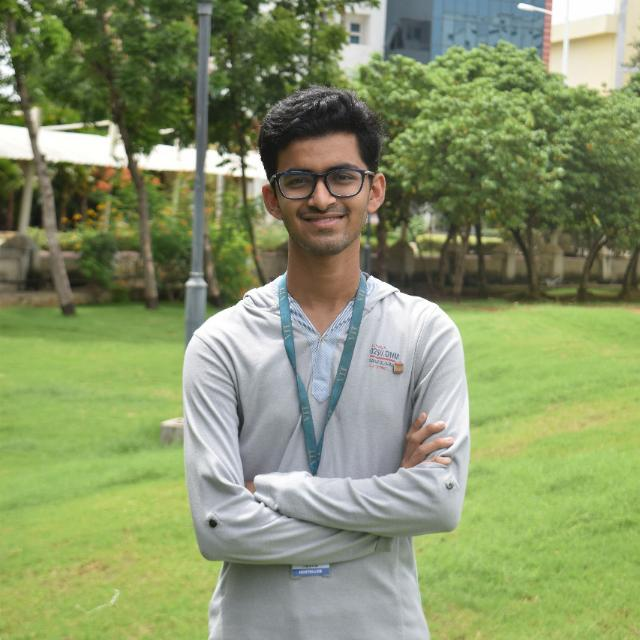
#> input picture images/abhishek.jpg, 640 x 640 px
$ python simi.py   (older library calls are emulated)
#> lines starting #> are read from the running program, lines starting #| are printed output that depends on the picture
# from skimage.measure import structural_similarity as ssim
from skimage import measure
import matplotlib.pyplot as plt
import numpy as np
import cv2

def mse(imageA, imageB):
	# the 'Mean Squared Error' between the two images is the
	# sum of the squared difference between the two images;
	err = np.sum((imageA.astype("float") - imageB.astype("float")) ** 2)
	err /= float(imageA.shape[0] * imageA.shape[1])

	# return the MSE, the lower the error, the more "similar"
	# the two images are
	return err
def compare_images(imageA, imageB, title):
	# compute the mean squared error and structural similarity
	# index for the images
	m = mse(imageA, imageB)
	s = measure.compare_ssim(imageA, imageB)
	# setup the figure
	fig = plt.figure(title)
	plt.suptitle("MSE: %.2f, SSIM: %.2f" % (m, s))
	# show first image
	ax = fig.add_subplot(1, 2, 1)
	plt.imshow(imageA, cmap = plt.cm.gray)
	plt.axis("off")
	# show the second image
	ax = fig.add_subplot(1, 2, 2)
	plt.imshow(imageB, cmap = plt.cm.gray)
	plt.axis("off")
	# show the images
	plt.show()

    # load the images -- the original, the original + contrast,
# and the original + photoshop
original = cv2.imread("images/abhishek.jpg", 0)
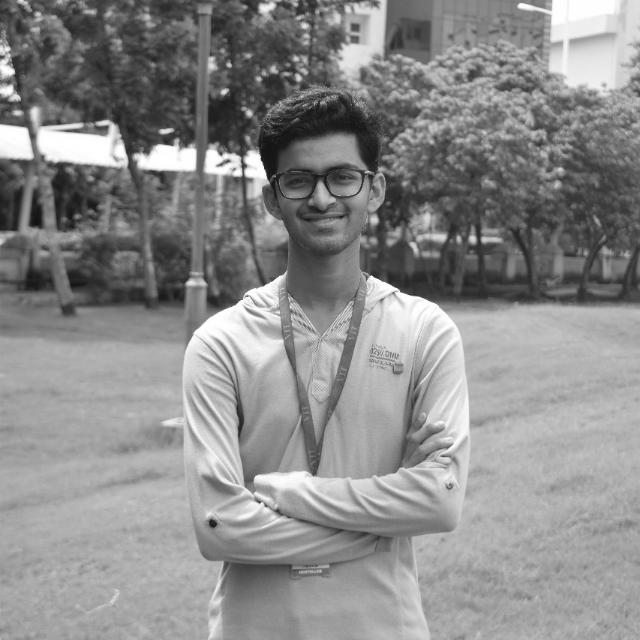
#> original: shape (640, 640); min 9, max 255, mean 139.5
contrast = cv2.imread("images/IMG_7946.jpg", 0)
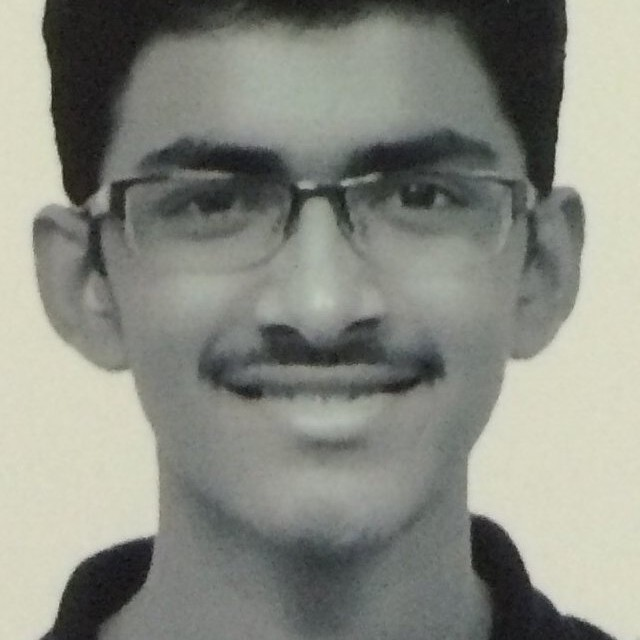
#> input picture images/IMG_7946.jpg, 640 x 640 px
#> contrast: shape (640, 640); min 13, max 223, mean 137.1
old = cv2.imread("images/oldpic.jpg", 0);
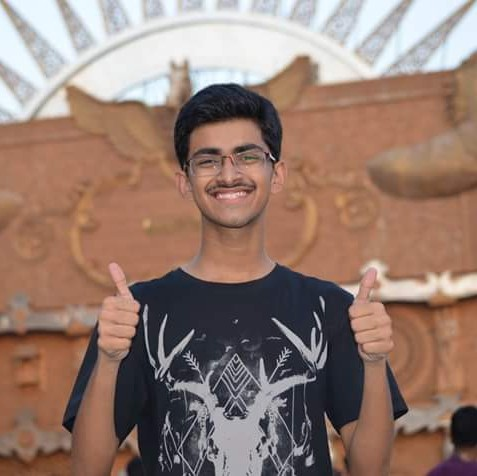
#> input picture images/oldpic.jpg, 477 x 476 px
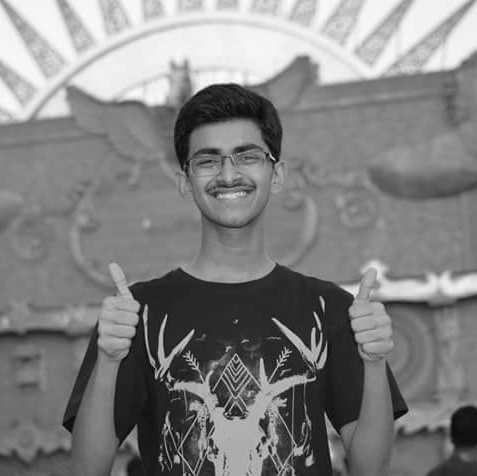
#> old: shape (476, 477); min 0, max 255, mean 129.3
dad = cv2.imread("images/dad.jpg", 0)
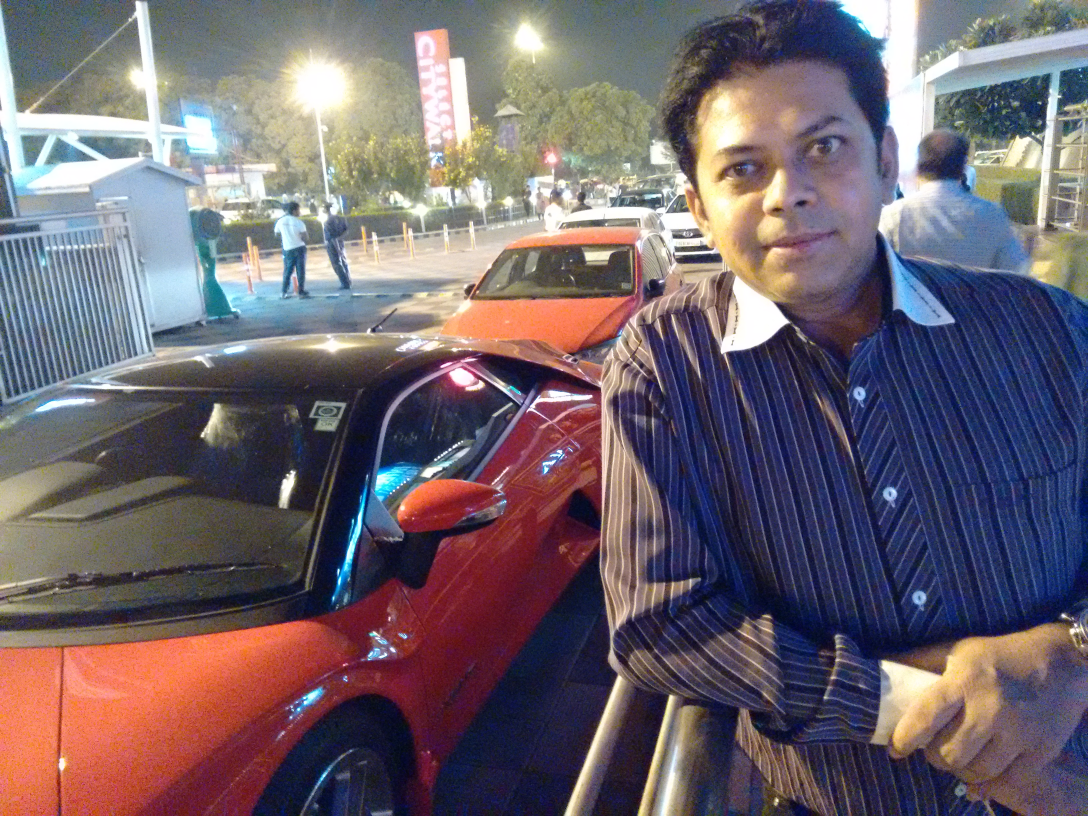
#> input picture images/dad.jpg, 3264 x 2448 px (shown at 1/3 size)
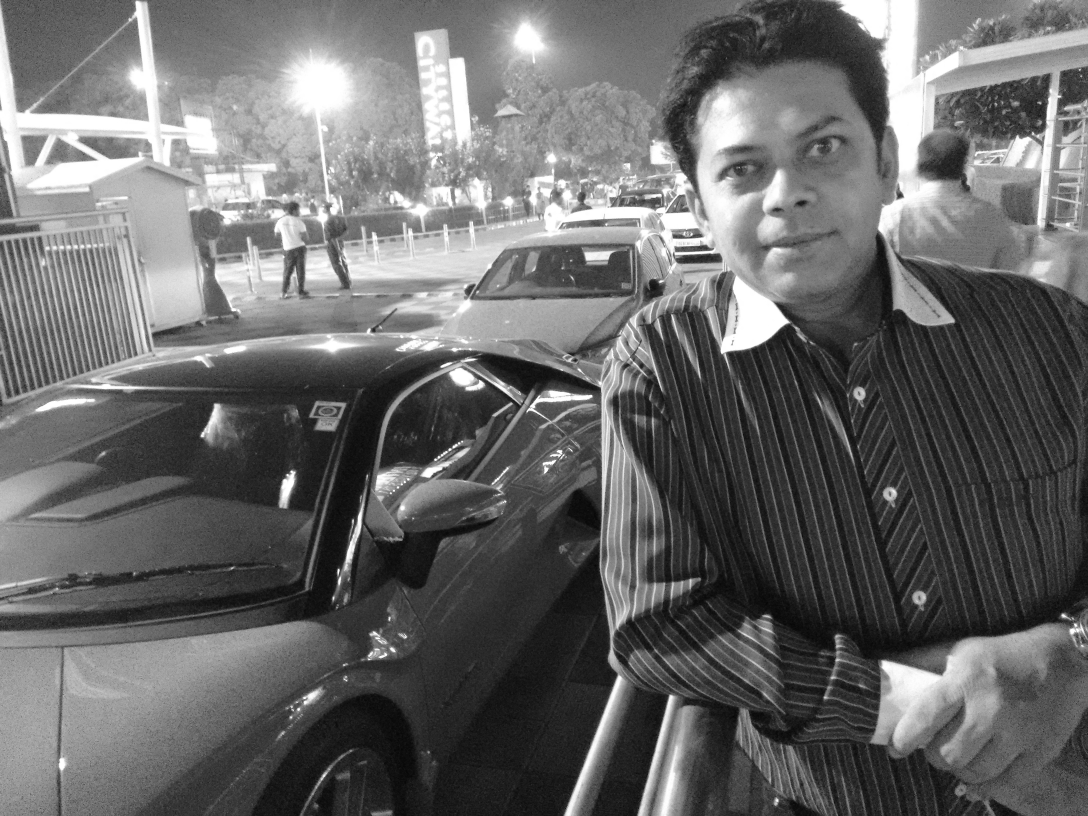
#> dad: shape (2448, 3264) (shown at 1/3 size); min 0, max 255, mean 104.9

original.resize((640, 640))
contrast.resize((640, 640))
#> (the run stopped early here; a loop or call above may not have finished)
